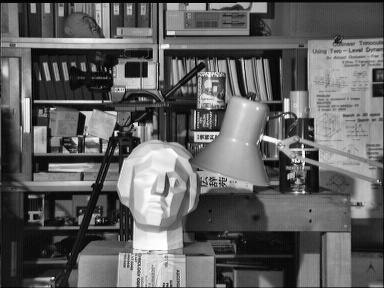
#> input picture Chapter 08/ch 08-04/tsukuba.jpg, 384 x 288 px
$ jupyter execute notebook.ipynb
#> lines starting #> are read from the running program, lines starting #| are printed output that depends on the picture
[cell 1]
import cv2 as cv
import numpy as np
import matplotlib.pyplot as plt

img = cv.imread('tsukuba.jpg', cv.IMREAD_GRAYSCALE)
#> img is the input picture: shape (288, 384); min 0, max 255, mean 97.6

clahe = cv.createCLAHE(clipLimit=2.0, tileGridSize=(8,8))

res = clahe.apply(img)
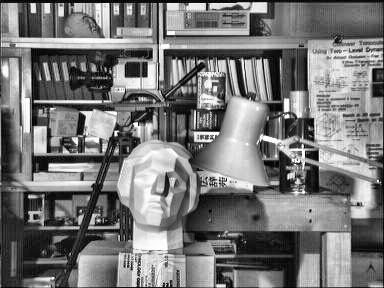
#> res: shape (288, 384); min 0, max 255, mean 119.3

plt.subplot(1,2,1), plt.imshow(img, cmap='gray', vmin=0, vmax=255)
plt.xticks([]), plt.yticks([])

plt.subplot(1,2,2), plt.imshow(res, cmap='gray', vmin=0, vmax=255)
plt.xticks([]), plt.yticks([])
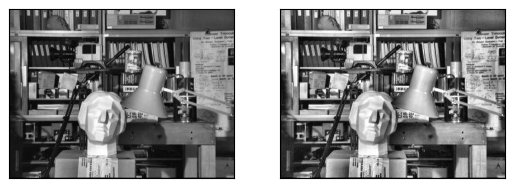
#> figure drawn by matplotlib, 2 panels
